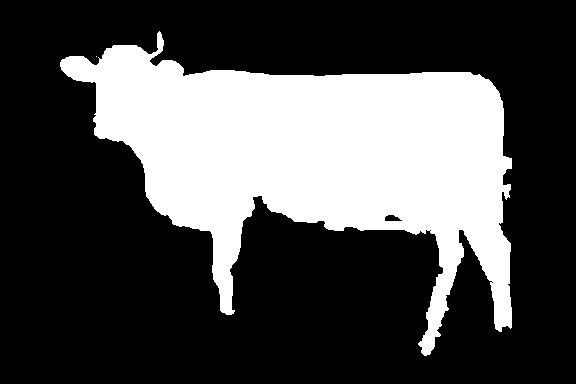
#> input picture outputs/segmentation/grabcut/masks/Bos_taurus_1287.jpg.png, 576 x 384 px
$ python -i run_grabcut.py   (imports and definitions only)
#> lines starting #> are read from the running program, lines starting #| are printed output that depends on the picture; after the words box and inside, x2 and y2 are one past the last pixel; in counts of white or black regions, pixels touching at a corner belong together
"""Generate candidate masks for manual review; never extract feature vectors.

python3 tools/segmentation/run_grabcut.py --limit 8
python3 tools/segmentation/run_grabcut.py --all --resume
Only filenames/CSV metadata are retained; images are decoded one at a time.
"""
from __future__ import annotations

import argparse
import csv
import hashlib
import io
import json
import os
from pathlib import Path
import sys
import tempfile
import time
from datetime import datetime, timezone

# Allow both `python -m tools....` and direct invocation from any cwd.
if __package__ in (None, ""):
    sys.path.insert(0, str(Path(__file__).resolve().parents[2]))

from tools.file_lock import file_lock

from tools.project_paths import PROJECT_ROOT, DATA_DIR, GRABCUT_OUTPUT_DIR

import cv2
import numpy as np
from PIL import Image, ImageDraw, __version__ as pillow_version

ROOT = PROJECT_ROOT
DEFAULT_INPUT = DATA_DIR / 'cropped_images_576x384'
DEFAULT_OUTPUT = GRABCUT_OUTPUT_DIR
SAMPLE_NAMES = [
    'Equus_asinus_0587.jpg', 'equus-quagga_0779.jpg', 'cervidae_0568.jpg',
    'Bos_taurus_1254.jpg', 'Canis_familiaris_0052.jpg',
    'Canis_lupus_familiaris_doberman_0953.jpg', 'Camelus_bactrianus_0303.jpg',
    'ursus-americanus_0649.jpg',
]
EXTENSIONS = {'.jpg', '.jpeg', '.png', '.bmp', '.tif', '.tiff', '.webp'}
FIELDS = [
    'filename', 'source_sha256', 'mask_path', 'overlay_path',
    'source_width', 'source_height', 'width', 'height', 'total_pixels',
    'mask_pixels', 'mask_ratio', 'status', 'review_status', 'review_result', 'suspicious',
    'review_flags', 'component_count', 'bbox_fill_ratio', 'init_border_ratio',
    'quicklook_path', 'mask_sha256', 'overlay_sha256', 'error', 'processed_at',
]
ERROR_FIELDS = ['timestamp', 'filename', 'stage', 'error']
NOTE = (
    'Candidate masks require human review. mask_ratio is foreground pixel fraction, '
    'not segmentation accuracy. No ground truth evaluation or 400-dimensional '
    'feature extraction is performed (feature implementation belongs to requirement 3).'
)


# [6 lines left out: function sha256, not called in this run]


def now():
    return datetime.now(timezone.utc).isoformat(timespec='seconds')


# [19 lines left out: functions atomic_text, write_csv, not called in this run]


def write_json(path, value):
    atomic_text(path, json.dumps(value, ensure_ascii=False, indent=2) + '\n')


# [9 lines left out: function save_image, not called in this run]


def create_foreground_mask(image, iterations=5, seed=0):
    """Reference rectangle GrabCut + morphology, without hidden fallbacks.

    Based on create_foreground_mask in the report's feature_extractors.py.
    Errors propagate; an empty mask stays empty for review. The reference's
    margin (10 px), kernel (5x5), opening/closing (2 each) use processing pixels.
    """
    height, width = image.shape[:2]
    if min(height, width) <= 20:
        raise ValueError('Image must be larger than 20 pixels on both axes')
    labels = np.zeros((height, width), dtype=np.uint8)
    cv2.setRNGSeed(seed)
    cv2.grabCut(image, labels, (10, 10, width - 20, height - 20),
                np.zeros((1, 65), np.float64), np.zeros((1, 65), np.float64),
                iterations, cv2.GC_INIT_WITH_RECT)
    mask = np.where((labels == cv2.GC_FGD) | (labels == cv2.GC_PR_FGD),
                    255, 0).astype(np.uint8)
    kernel = cv2.getStructuringElement(cv2.MORPH_ELLIPSE, (5, 5))
    mask = cv2.morphologyEx(mask, cv2.MORPH_OPEN, kernel, iterations=2)
    return cv2.morphologyEx(mask, cv2.MORPH_CLOSE, kernel, iterations=2)


# [298 lines left out: functions read_image, mask_statistics, make_overlay, new_row, reusable, draw_fitted and 7 more, not called in this run]


# [2 lines not run here, left out]

>>> import cv2
>>> picture = cv2.imread('../../outputs/segmentation/grabcut/masks/Bos_taurus_1287.jpg.png')
#> picture is the input picture: shape (384, 576, 3); 30.2% white; 2 white regions (1 under 20 px), largest, box (x1, y1, x2, y2) and area: (60, 31, 512, 356) 66836
>>> result = create_foreground_mask(picture)
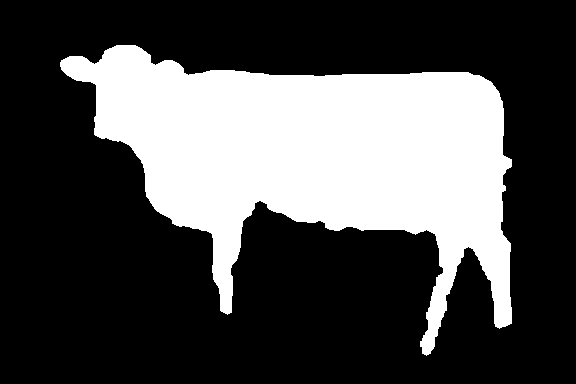
#> result: shape (384, 576); 30.2% white; 1 white region, box (x1, y1, x2, y2) and area: (60, 45, 512, 356) 66755

$ run again, on outputs/segmentation/grabcut/masks/Canis_familiaris_0440.jpg.png
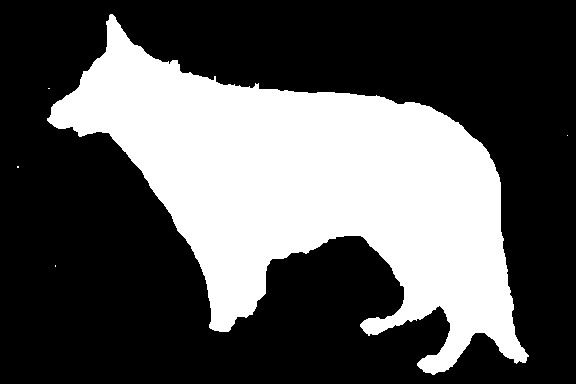
#> input picture outputs/segmentation/grabcut/masks/Canis_familiaris_0440.jpg.png, 576 x 384 px
#> picture is the input picture: shape (384, 576, 3); 34.2% white; 5 white regions (4 under 20 px), largest, box (x1, y1, x2, y2) and area: (47, 14, 529, 375) 75559
#> `result = create_foreground_mask(picture)`:
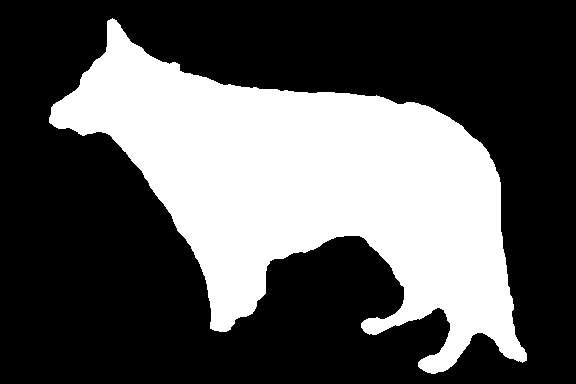
#> result: shape (384, 576); 34.1% white; 1 white region, box (x1, y1, x2, y2) and area: (49, 18, 527, 374) 75401

$ run again, on outputs/segmentation/grabcut/masks/Hydrochoerus_hydrochaeris_1131.jpg.png
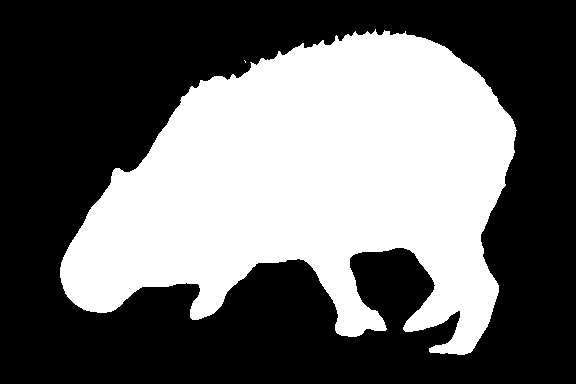
#> input picture outputs/segmentation/grabcut/masks/Hydrochoerus_hydrochaeris_1131.jpg.png, 576 x 384 px
#> picture is the input picture: shape (384, 576, 3); 40.8% white; 2 white regions (1 under 20 px), largest, box (x1, y1, x2, y2) and area: (60, 29, 517, 355) 90186
#> `result = create_foreground_mask(picture)`:
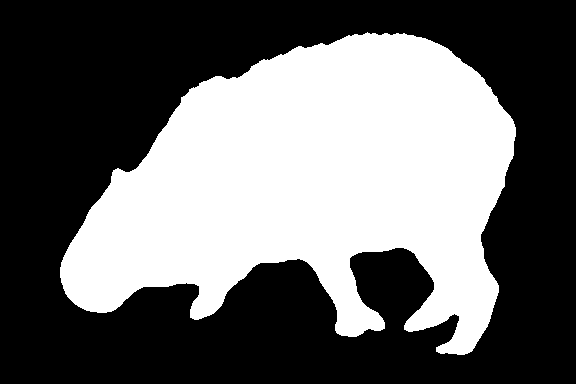
#> result: shape (384, 576); 40.7% white; 1 white region, box (x1, y1, x2, y2) and area: (60, 32, 516, 355) 90014
